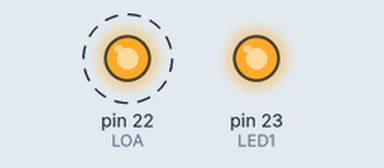
This sketch was run on a simulated Arduino Mega 2560, built with avr-gcc and run on an emulated ATmega2560. Shown: output pins drawn as LEDs (lit = HIGH). Dashed ring = blinking.

Above: at 0.5 s.
Timing chart, 0 to 3.0 s (numbered marks = the images above):
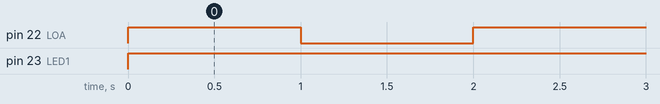

The sketch:

Buzzer.ino
```cpp
const int LED1 = 23;
const int LOA = 22;
void setup() {
  pinMode(LED1, OUTPUT);
  pinMode(LOA, OUTPUT);
}

void loop() {
  digitalWrite(LED1, HIGH);
  digitalWrite(LOA, HIGH);
  delay(1000);
  digitalWrite(LOA, LOW);
  delay(1000);
}
```

Measured:
- by itself, pin 22 (LOA): alternates HIGH for 1.0 s and LOW for 1.0 s
- by itself, pin 23 (LED1): LOW → HIGH at 0.00 s
